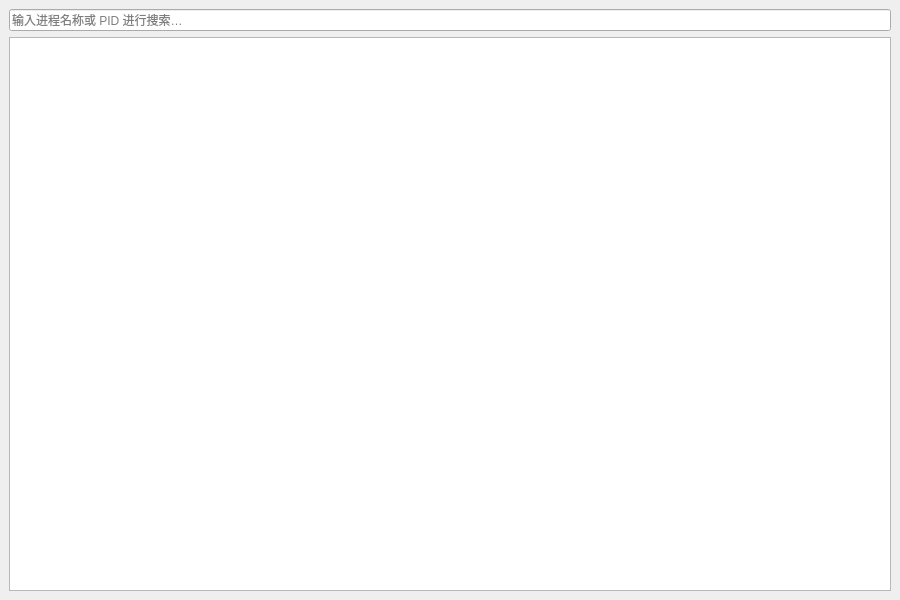
<?xml version="1.0" encoding="UTF-8"?>
<ui version="4.0">
 <class>MainWindow</class>
 <widget class="QMainWindow" name="MainWindow">
  <property name="geometry">
   <rect><x>0</x><y>0</y><width>900</width><height>600</height></rect>
  </property>
  <property name="windowTitle">
   <string>任务管理器</string>
  </property>
  <widget class="QWidget" name="centralwidget">
   <layout class="QVBoxLayout" name="verticalLayout" stretch="0,1">
    <item>
     <widget class="QLineEdit" name="lineEdit">
      <property name="placeholderText">
       <string>输入进程名称或 PID 进行搜索…</string>
      </property>
     </widget>
    </item>
    <item>
     <widget class="QTableWidget" name="tableWidget"/>
    </item>
   </layout>
  </widget>
 </widget>
 <resources/>
 <connections/>
</ui>
